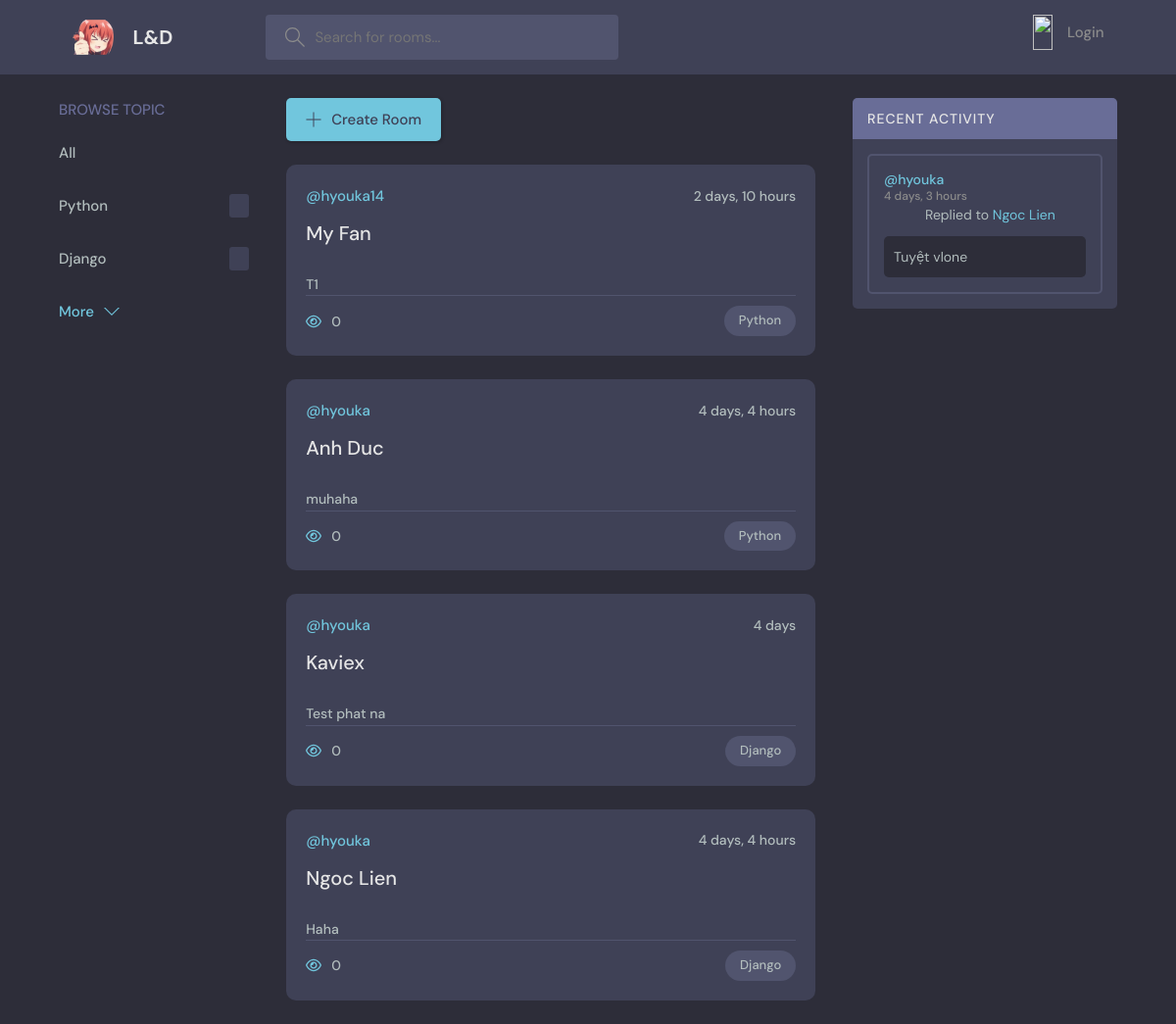
/, run on an earlier commit of the app's database.
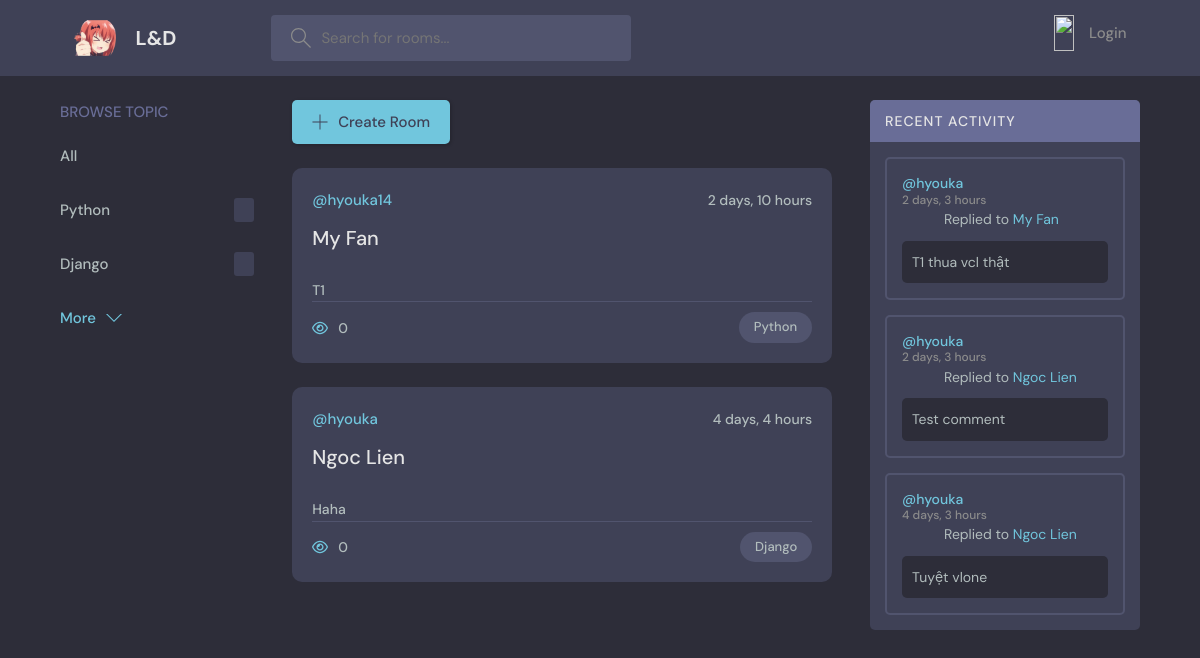
And on a later commit of the database.
### base/models.py (models this page shows, shortened)
class Topic(models.Model):
    topic = models.CharField(max_length=200)

class Room(models.Model):
    host = models.ForeignKey(User, on_delete=models.SET_NULL, null=True)
    topic = models.ForeignKey(Topic, on_delete=models.SET_NULL, null=True)
    name = models.CharField(max_length=100)
    participants = models.ManyToManyField(
        User, related_name='participants', blank=True)
    description = models.TextField(null=True, blank=True)
    updated = models.DateTimeField(auto_now=True)
    created = models.DateTimeField(auto_now_add=True)
    class Meta:
        ordering = ['-updated', '-created']
    def __str__(self):
        return self.name

class Message(models.Model):
    user = models.ForeignKey(User, on_delete=models.CASCADE)
    room = models.ForeignKey(Room, on_delete=models.CASCADE)
    body = models.TextField()
    updated = models.DateTimeField(auto_now=True)
    created = models.DateTimeField(auto_now_add=True)
    class Meta:
        ordering = ['-updated', '-created']

### base/views.py (the view)
# urls.py: path('', views.index, name='home'),
def index(request):
    q = request.GET.get('q') if request.GET.get('q') != None else ''
    rooms = Room.objects.filter(
        Q(topic__topic__contains=q) |
        Q(name__icontains=q) |
        Q(description__icontains=q)
    )
    topics = Topic.objects.all()
    room_messages = Message.objects.filter(Q(room__topic__topic__icontains=q))
    content = {'rooms': rooms, 'topics': topics,
               'room_messages': room_messages}
    return render(request, 'base/home.html', content)

### base/templates/base/home.html (shortened to what this page needs)
{% extends "main.html" %}
{% block content %}
<main class="layout layout--3">
  <div class="container">
    {% include "base/component/topic_component.html" %}
    <div class="roomList">
      <div class="roomList__header">
        <a class="btn btn--main" href="{% url 'create_room' %}">
          <svg version="1.1" xmlns="http://www.w3.org/2000/svg" width="32" height="32" viewBox="0 0 32 32">
            <title>add</title>
            <path
              d="M16.943 0.943h-1.885v14.115h-14.115v1.885h14.115v14.115h1.885v-14.115h14.115v-1.885h-14.115v-14.115z">
            </path>
          </svg>
          Create Room
        </a>
      </div>
      {% include "base/component/feed_component.html" %}
    </div>
    {% include "base/component/activity_component.html" %}
  </div>
</main>
{% endblock content %}

### base/templates/base/component/topic_component.html
<div class="topics">
    <div class="topics__header">
        <h2>Browse Topic</h2>
    </div>
    <ul class="topics__list">
        <li>
            <a href="{% url 'home' %}">All</a>
        </li>
        {% for topic in topics %}
        <li>
            <a href="{% url 'home' %}?q={{topic.topic}}">{{topic.topic}}<span></span></a>
        </li>
        {% endfor %}
    </ul>
    <a class="btn btn--link" href="topics.html">
        More
        <svg version="1.1" xmlns="http://www.w3.org/2000/svg" width="32" height="32" viewBox="0 0 32 32">
            <title>chevron-down</title>
            <path d="M16 21l-13-13h-3l16 16 16-16h-3l-13 13z"></path>
        </svg>
    </a>
</div>

### base/templates/base/component/feed_component.html (shortened to what this page needs)
{% for room in rooms %}
<div class="roomListRoom">
    <div class="roomListRoom__header">
        <a href="{% url 'user-profile' room.host.id %} " class="roomListRoom__author">
            <span>@{{room.host}}</span>
        </a>
        <div class="roomListRoom__actions">
            <span>{{room.created|timesince}}</span>
        </div>
    </div>
    <div class="roomListRoom__content">
        <a href="{% url 'room' room.id %}">{{room.name}}</a>
    </div>
    <div class="roomListRoom__joined">
        <p>
            {{room.description}}
        </p>
    </div>
    <div class="roomListRoom__meta">
        <a href="{% url 'room' room.id %}" class="roomListRoom__joined">
            {{room.participants.all.count}}
        </a>
        <p class="roomListRoom__topic">{{room.topic.topic}}</p>
    </div>
</div>
{% endfor %}

### base/templates/base/component/activity_component.html (shortened to what this page needs)
<div class="activities">
    <div class="activities__header">
        <h2>Recent Activity</h2>
    </div>
    {% for message in room_messages %}
    <div class="activities__box">
        <div class="activities__boxHeader roomListRoom__header">
            <a href="{% url 'user-profile' message.user.id %} " class="roomListRoom__author">
                <p>
                    @{{message.user}}
                    <span>{{message.created|timesince}}</span>
                </p>
            </a>
        </div>
        <div class="activities__boxContent">
            <p>Replied to <a href="{% url 'room' message.room.id %}">{{message.room}}</a></p>
            <div class="activities__boxRoomContent">
                {{message.body}}
            </div>
        </div>
    </div>
    {% endfor %}
</div>

What changed in the data, as far as the page shows it:
removed Room: host "hyouka", created "4 days, 4 hours", name "Anh Duc", description "muhaha", participants.all.count "0", topic.topic "Python"
removed Room: host "hyouka", created "4 days", name "Kaviex", description "Test phat na", participants.all.count "0", topic.topic "Django"
added Message: user "hyouka", created "2 days, 3 hours", room "My Fan", body "T1 thua vcl thật"
added Message: user "hyouka", created "2 days, 3 hours", room "Ngoc Lien", body "Test comment"
